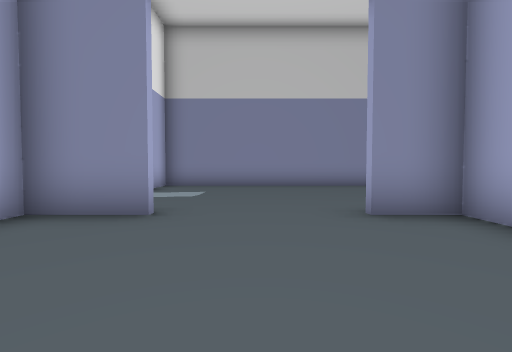
View 1 (above)

12 first-person views from a walk through a 3-D level made in the Unity game engine. The camera is 1.3 m above the floor, tilts 2° down and sees 90° across. Doors are open. The floor is counted in squares, 2 m on a side. Each view is taken from the middle of a square. On the plan, view 1 faces up. The plan holds only what a view shows up to about 9 squares ahead; the rest is blank. The place goes on beyond the plan.

View 2
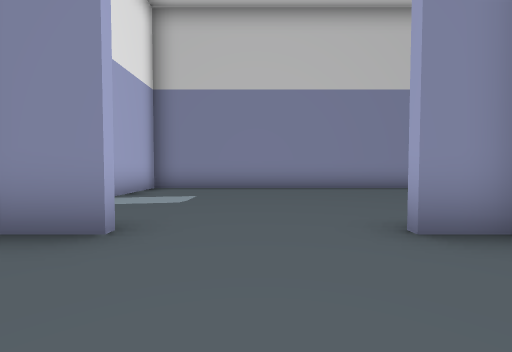

View 3
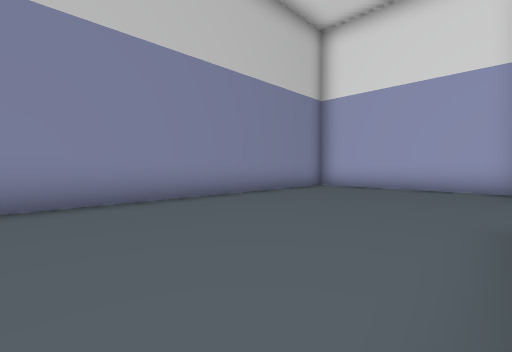

View 4
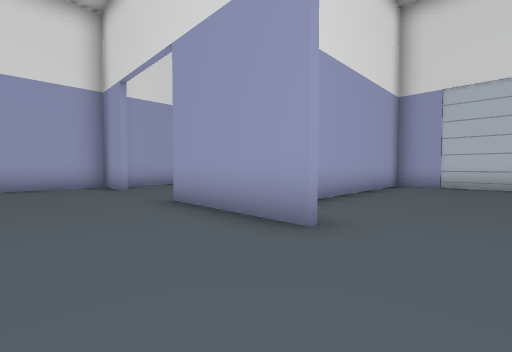

View 5
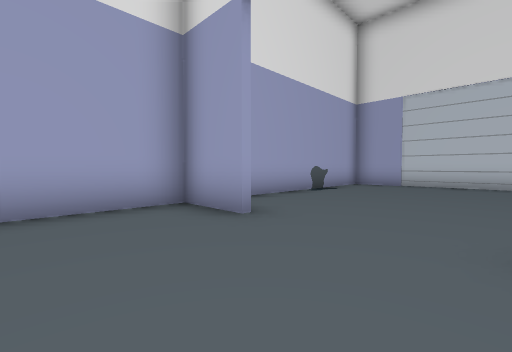

View 6
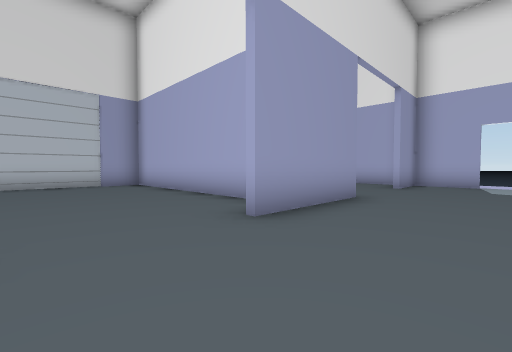

View 7
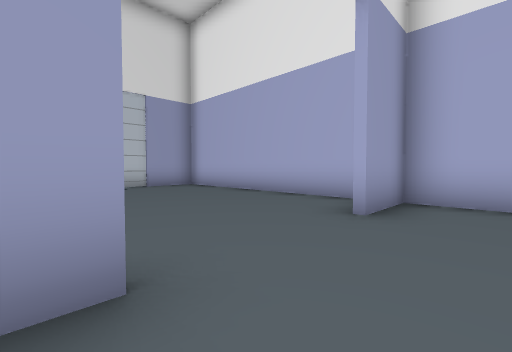

View 8
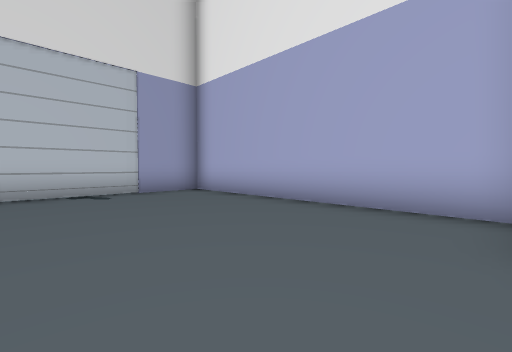

View 9
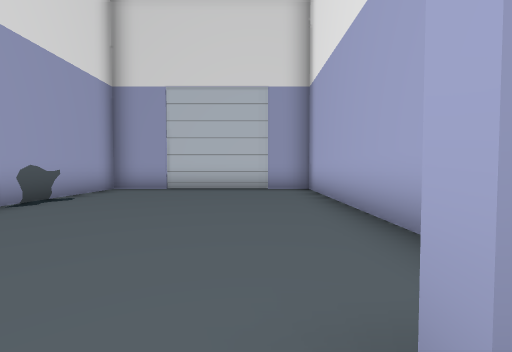

View 10
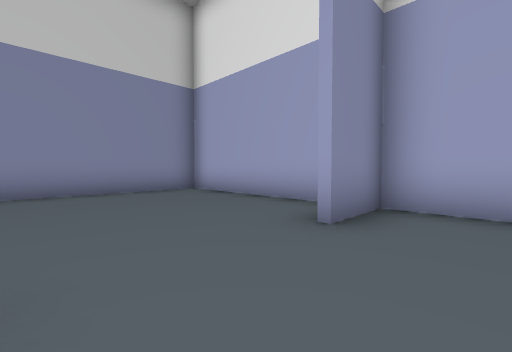

View 11
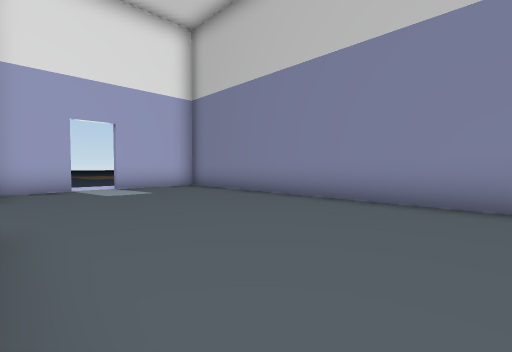

View 12
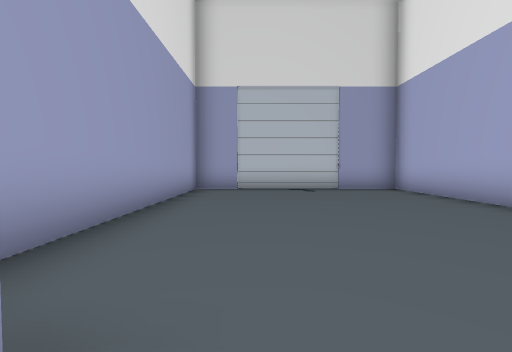

### Floor plan
Points are (right, up) in squares from view 1. A wall is a line through its corners. A room is listed if a view was taken in it or the views show most of it. See-through windows are left out.
Room 1 (views 1, 2, 3, 4, 5, 6, 7, 8, 9, 10, 11, 12)
walls: (3.4, 2.1) (3.4, -3.6) (8.4, -3.6); (1.5, 3.6) (4.8, 3.6); (-1.4, 3.4) (-3.2, 3.4); (-3.2, 3.6) (-1.4, 3.6); (7.6, 3.6) (9.2, 3.6); (-3.1, 5.4) (-3.1, -3.6) (2.8, -3.6) (2.8, 3.4) (1.5, 3.4); (9.2, 3.4) (7.6, 3.4); (9.2, -3.5) (9.2, 8.9) (-3.1, 8.9) (-3.1, 6.4)
ways out: open door at (-3, 6)

Positions as (right, up) in squares from view 1, and headings:
1: (0, 0), facing up
2: (0, 1), facing up
3: (1, 4), facing up-right
4: (0, 6), facing down-right
5: (5, 6), facing down-right
6: (7, 6), facing down-left
7: (2, 5), facing down-left
8: (1, 3), facing down-left
9: (5, 4), facing down
10: (5, 2), facing up-right
11: (5, 4), facing up-left
12: (1, 4), facing down
